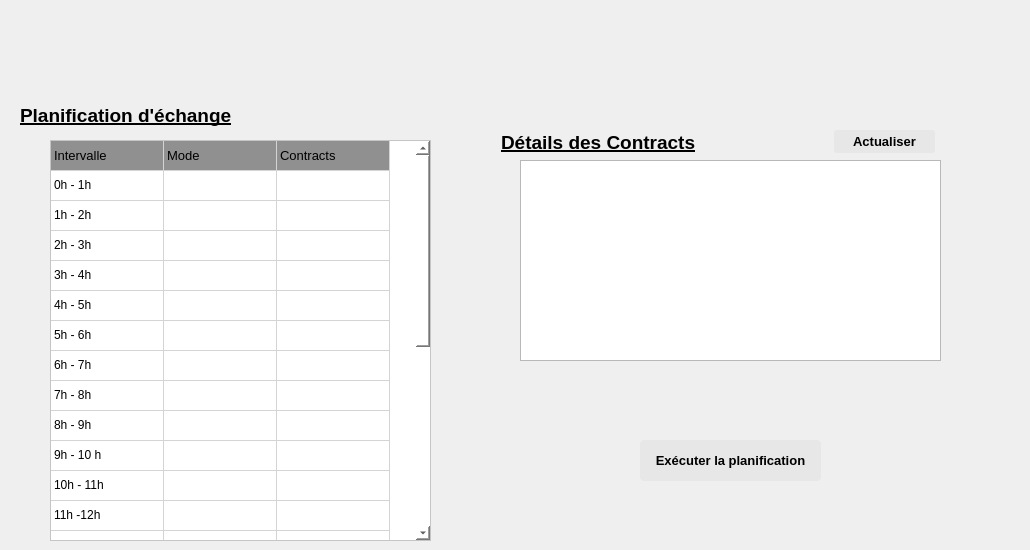
    <widget class="QWidget" name="page_3">
     <widget class="QTableWidget" name="tableWidget">
      <property name="geometry">
       <rect>
        <x>50</x>
        <y>140</y>
        <width>381</width>
        <height>401</height>
       </rect>
      </property>
      <property name="styleSheet">
       <string notr="true">color:rgb(0, 0, 0);background-color:rgb(255, 255, 255);</string>
      </property>
      <property name="sizeAdjustPolicy">
       <enum>QAbstractScrollArea::AdjustToContentsOnFirstShow</enum>
      </property>
      <property name="autoScroll">
       <bool>false</bool>
      </property>
      <property name="rowCount">
       <number>25</number>
      </property>
      <property name="columnCount">
       <number>3</number>
      </property>
      <attribute name="horizontalHeaderVisible">
       <bool>false</bool>
      </attribute>
      <attribute name="horizontalHeaderCascadingSectionResizes">
       <bool>true</bool>
      </attribute>
      <attribute name="horizontalHeaderDefaultSectionSize">
       <number>113</number>
      </attribute>
      <attribute name="verticalHeaderVisible">
       <bool>false</bool>
      </attribute>
      <row/>
      <row/>
      <row/>
      <row/>
      <row/>
      <row/>
      <row/>
      <row/>
      <row/>
      <row/>
      <row/>
      <row/>
      <row/>
      <row/>
      <row/>
      <row/>
      <row/>
      <row/>
      <row/>
      <row/>
      <row/>
      <row/>
      <row/>
      <row/>
      <row/>
      <column/>
      <column/>
      <column/>
      <item row="0" column="0">
       <property name="text">
        <string>Intervalle </string>
       </property>
       <property name="font">
        <font>
         <pointsize>10</pointsize>
         <weight>50</weight>
         <bold>false</bold>
        </font>
       </property>
       <property name="background">
        <brush brushstyle="SolidPattern">
         <color alpha="255">
          <red>144</red>
          <green>144</green>
          <blue>144</blue>
         </color>
        </brush>
       </property>
       <property name="foreground">
        <brush brushstyle="NoBrush">
         <color alpha="255">
          <red>255</red>
          <green>255</green>
          <blue>255</blue>
         </color>
        </brush>
       </property>
      </item>
      <item row="0" column="1">
       <property name="text">
        <string>Mode</string>
       </property>
       <property name="font">
        <font>
         <pointsize>10</pointsize>
        </font>
       </property>
       <property name="background">
        <brush brushstyle="SolidPattern">
         <color alpha="255">
          <red>144</red>
          <green>144</green>
          <blue>144</blue>
         </color>
        </brush>
       </property>
       <property name="foreground">
        <brush brushstyle="NoBrush">
         <color alpha="255">
          <red>255</red>
          <green>255</green>
          <blue>255</blue>
         </color>
        </brush>
       </property>
      </item>
      <item row="0" column="2">
       <property name="text">
        <string>Contracts</string>
       </property>
       <property name="font">
        <font>
         <pointsize>10</pointsize>
        </font>
       </property>
       <property name="background">
        <brush brushstyle="SolidPattern">
         <color alpha="255">
          <red>144</red>
          <green>144</green>
          <blue>144</blue>
         </color>
        </brush>
       </property>
       <property name="foreground">
        <brush brushstyle="NoBrush">
         <color alpha="255">
          <red>255</red>
          <green>255</green>
          <blue>255</blue>
         </color>
        </brush>
       </property>
      </item>
      <item row="1" column="0">
       <property name="text">
        <string>0h - 1h</string>
       </property>
      </item>
      <item row="1" column="1">
       <property name="text">
        <string/>
       </property>
      </item>
      <item row="1" column="2">
       <property name="text">
        <string/>
       </property>
      </item>
      <item row="2" column="0">
       <property name="text">
        <string>1h - 2h</string>
       </property>
      </item>
      <item row="3" column="0">
       <property name="text">
        <string>2h - 3h</string>
       </property>
      </item>
      <item row="4" column="0">
       <property name="text">
        <string>3h - 4h</string>
       </property>
      </item>
      <item row="5" column="0">
       <property name="text">
        <string>4h - 5h</string>
       </property>
      </item>
      <item row="6" column="0">
       <property name="text">
        <string>5h - 6h</string>
       </property>
      </item>
      <item row="7" column="0">
       <property name="text">
        <string>6h - 7h</string>
       </property>
      </item>
      <item row="8" column="0">
       <property name="text">
        <string>7h - 8h </string>
       </property>
      </item>
      <item row="9" column="0">
       <property name="text">
        <string>8h - 9h</string>
       </property>
      </item>
      <item row="10" column="0">
       <property name="text">
        <string>9h - 10 h</string>
       </property>
      </item>
      <item row="11" column="0">
       <property name="text">
        <string>10h - 11h</string>
       </property>
      </item>
      <item row="12" column="0">
       <property name="text">
        <string>11h -12h</string>
       </property>
      </item>
      <item row="13" column="0">
       <property name="text">
        <string>12h - 13h</string>
       </property>
      </item>
      <item row="14" column="0">
       <property name="text">
        <string>13h -14h</string>
       </property>
      </item>
      <item row="15" column="0">
       <property name="text">
        <string>14h - 15h</string>
       </property>
      </item>
      <item row="16" column="0">
       <property name="text">
        <string>15h - 16h</string>
       </property>
      </item>
      <item row="17" column="0">
       <property name="text">
        <string>16h - 17h</string>
       </property>
      </item>
      <item row="18" column="0">
       <property name="text">
        <string>17h - 18h</string>
       </property>
      </item>
      <item row="19" column="0">
       <property name="text">
        <string>18h - 19h</string>
       </property>
      </item>
      <item row="20" column="0">
       <property name="text">
        <string>19h - 20h</string>
       </property>
      </item>
      <item row="21" column="0">
       <property name="text">
        <string>20h - 21h</string>
       </property>
      </item>
      <item row="22" column="0">
       <property name="text">
        <string>21h - 22h</string>
       </property>
      </item>
      <item row="23" column="0">
       <property name="text">
        <string>22h - 23h</string>
       </property>
      </item>
      <item row="24" column="0">
       <property name="text">
        <string>23h - 24</string>
       </property>
      </item>
     </widget>
     <widget class="QLabel" name="label_15">
      <property name="geometry">
       <rect>
        <x>20</x>
        <y>100</y>
        <width>261</width>
        <height>31</height>
       </rect>
      </property>
      <property name="font">
       <font>
        <pointsize>14</pointsize>
        <weight>75</weight>
        <bold>true</bold>
        <underline>true</underline>
       </font>
      </property>
      <property name="styleSheet">
       <string notr="true">color: rgb(0, 0, 0);</string>
      </property>
      <property name="text">
       <string>Planification d'échange</string>
      </property>
     </widget>
     <widget class="QLabel" name="label_19">
      <property name="geometry">
       <rect>
        <x>501</x>
        <y>127</y>
        <width>221</width>
        <height>31</height>
       </rect>
      </property>
      <property name="font">
       <font>
        <pointsize>14</pointsize>
        <weight>75</weight>
        <bold>true</bold>
        <underline>true</underline>
       </font>
      </property>
      <property name="styleSheet">
       <string notr="true">color: rgb(0, 0, 0)</string>
      </property>
      <property name="text">
       <string>Détails des Contracts</string>
      </property>
     </widget>
     <widget class="QListView" name="contractslistView">
      <property name="geometry">
       <rect>
        <x>520</x>
        <y>160</y>
        <width>421</width>
        <height>201</height>
       </rect>
      </property>
      <property name="styleSheet">
       <string notr="true">color:rgb(0, 0, 0)</string>
      </property>
     </widget>
     <widget class="QPushButton" name="getContractsBtn">
      <property name="geometry">
       <rect>
        <x>834</x>
        <y>130</y>
        <width>101</width>
        <height>23</height>
       </rect>
      </property>
      <property name="font">
       <font>
        <pointsize>10</pointsize>
        <weight>75</weight>
        <bold>true</bold>
       </font>
      </property>
      <property name="styleSheet">
       <string notr="true">color:rgb(0, 0, 0);background-color:rgb(231, 231, 231);border-radius:3px;</string>
      </property>
      <property name="text">
       <string>Actualiser</string>
      </property>
     </widget>
     <widget class="QLabel" name="label_25">
      <property name="geometry">
       <rect>
        <x>0</x>
        <y>0</y>
        <width>1021</width>
        <height>91</height>
       </rect>
      </property>
      <property name="styleSheet">
       <string notr="true">background-image: url(:/images/banniere1.png);</string>
      </property>
      <property name="text">
       <string/>
      </property>
     </widget>
     <widget class="QPushButton" name="executeBtn">
      <property name="geometry">
       <rect>
        <x>640</x>
        <y>440</y>
        <width>181</width>
        <height>41</height>
       </rect>
      </property>
      <property name="font">
       <font>
        <pointsize>10</pointsize>
        <weight>75</weight>
        <bold>true</bold>
       </font>
      </property>
      <property name="styleSheet">
       <string notr="true">color:rgb(0, 0, 0);background-color:rgb(231, 231, 231);border-radius:4px;</string>
      </property>
      <property name="text">
       <string>Exécuter la planification</string>
      </property>
     </widget>
    </widget>
